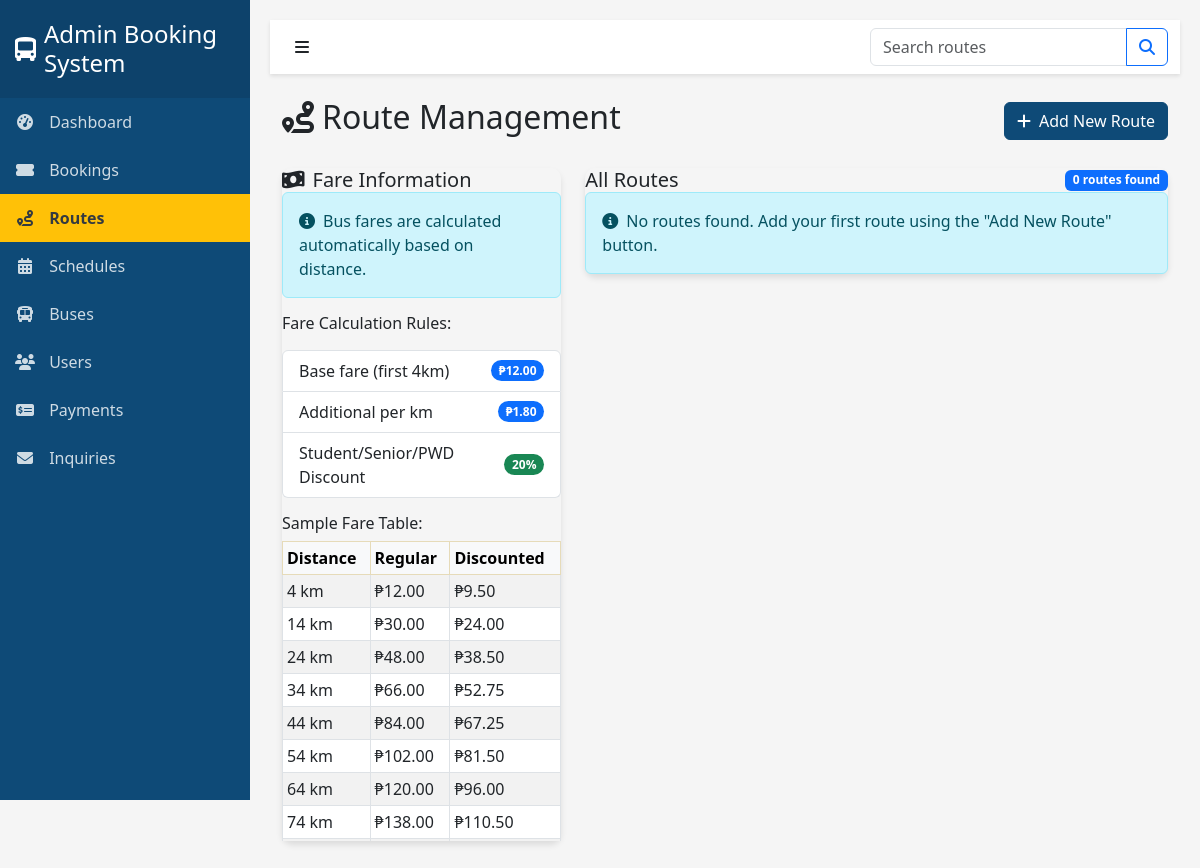
Page /admin/tabs/routes_admin.php on the earlier database version.
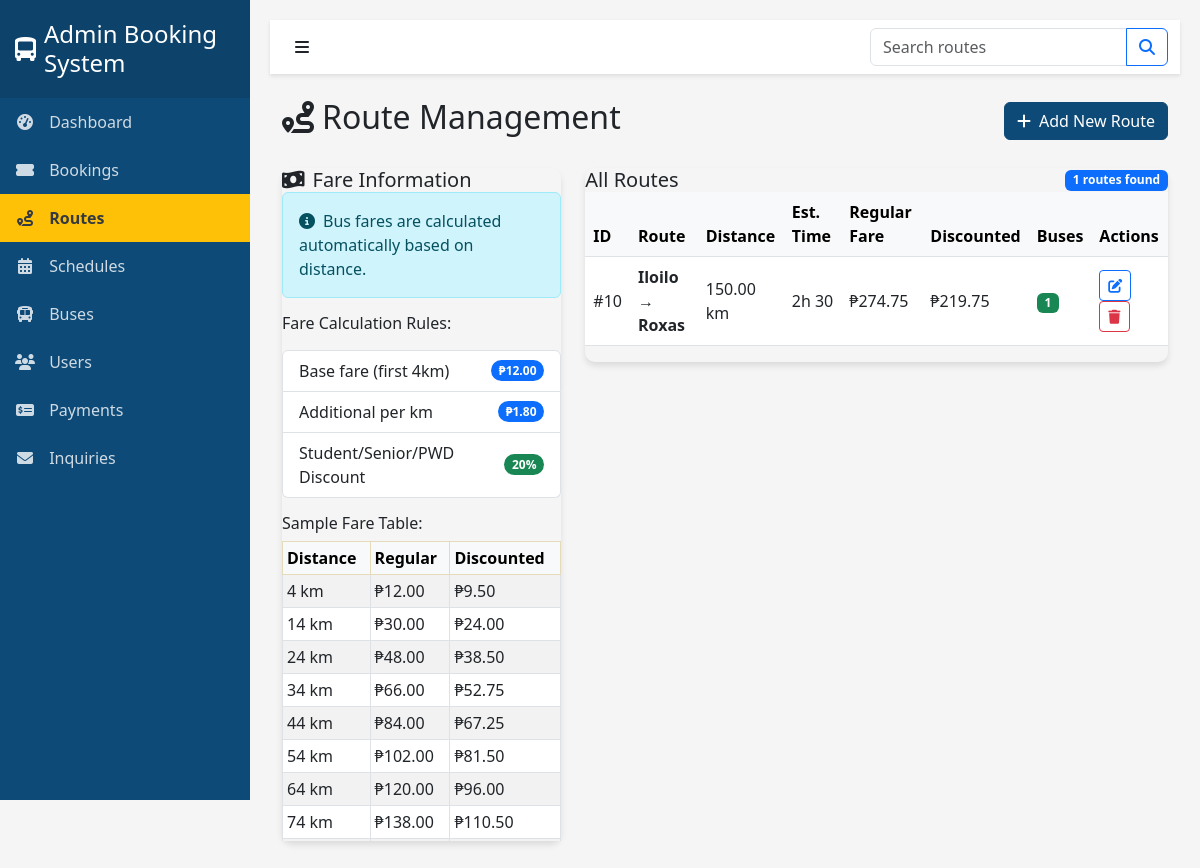
Same page on the later database version.
### tables this page shows
CREATE TABLE `routes` (
  `id` int(11) NOT NULL,
  `origin` varchar(255) NOT NULL,
  `destination` varchar(255) NOT NULL,
  `distance` decimal(10,2) NOT NULL,
  `estimated_duration` varchar(50) NOT NULL,
  `fare` decimal(10,2) NOT NULL,
  `description` text DEFAULT NULL,
  `status` enum('active','inactive') DEFAULT 'active',
  `created_at` timestamp NOT NULL DEFAULT current_timestamp(),
  `updated_at` timestamp NOT NULL DEFAULT current_timestamp() ON UPDATE current_timestamp()
);

### backend/connections/fare_calculator.php (called while the page is built)
<?php
class FareCalculator {
    private $baseFare = 12.00;
    private $ratePerKm = 1.80;
    private $discounts = [
        'student' => 20,
        'senior' => 20,
        'pwd' => 20
    ];
    public function calculateFare($distance, $passengerType = 'regular') {
        $fare = $this->baseFare;
        if ($distance > 4) {
            $additionalDistance = $distance - 4;
            $fare += $additionalDistance * $this->ratePerKm;
        }
        $fare = $this->roundToQuarter($fare);
        if (isset($this->discounts[strtolower($passengerType)])) {
            $discountPercentage = $this->discounts[strtolower($passengerType)];
            $discountAmount = $fare * ($discountPercentage / 100);
            $fare -= $discountAmount;
            $fare = $this->roundToQuarter($fare);
        }
        return $fare;
    }
    private function roundToQuarter($amount) {
        return round($amount * 4) / 4;
    }
    public function getFareRange($distance) {
        $regularFare = $this->calculateFare($distance, 'regular');
        $discountedFare = $this->calculateFare($distance, 'student');
        return [
            'min' => $discountedFare,
            'max' => $regularFare,
            'regular' => $regularFare,
            'discounted' => $discountedFare
        ];
    }
    public function getFareTable($maxDistance, $increment, $startDistance = 4) {
        $fareTable = [];
        for ($distance = $startDistance; $distance <= $maxDistance; $distance += $increment) {
            $fareRange = $this->getFareRange($distance);
            $fareTable[] = [
                'distance' => $distance,
                'regular' => $fareRange['regular'],
                'student' => $fareRange['discounted']
            ];
        }
        return $fareTable;
    }
}
?>

### admin/tabs/routes_admin.php (the view, shortened to what the changed rows need)
<?php
require_once "../../backend/connections/config.php";
require_once "../../backend/connections/fare_calculator.php";
$fareCalculator = new FareCalculator();
$routes = [];
try {
    $searchTerm = isset($_GET['search']) ? $_GET['search'] : '';
    if (!empty($searchTerm)) {
        $query = "SELECT r.*,
                  (SELECT COUNT(*) FROM buses b WHERE LOWER(b.route_name) = CONCAT(LOWER(r.origin), ' → ', LOWER(r.destination))) as bus_count
                  FROM routes r
                  WHERE r.origin LIKE ? OR r.destination LIKE ? OR CONCAT(r.origin, ' → ', r.destination) LIKE ?
                  ORDER BY r.origin, r.destination";
        $stmt = $conn->prepare($query);
        $searchParam = "%" . $searchTerm . "%";
        $stmt->bind_param("sss", $searchParam, $searchParam, $searchParam);
        $stmt->execute();
        $result = $stmt->get_result();
    } else {
        $query = "SELECT r.*,
                  (SELECT COUNT(*) FROM buses b WHERE LOWER(b.route_name) = CONCAT(LOWER(r.origin), ' → ', LOWER(r.destination))) as bus_count
                  FROM routes r
                  ORDER BY r.origin, r.destination";
        $result = $conn->query($query);
    }
    if ($result) {
        while ($row = $result->fetch_assoc()) {
            $fareRange = $fareCalculator->getFareRange($row['distance']);
            $row['calculated_regular_fare'] = $fareRange['regular'];
            $row['calculated_discounted_fare'] = $fareRange['discounted'];
            $routes[] = $row;
        }
    }
} catch (Exception $e) {
    $error_message = "Error fetching routes data: " . $e->getMessage();
}
$fareTable = $fareCalculator->getFareTable(100, 10);
?>
<!DOCTYPE html>
<html lang="en">
<head>
    <link href="https://cdn.jsdelivr.net/npm/bootstrap@5.3.0-alpha1/dist/css/bootstrap.min.css" rel="stylesheet">
    <link rel="stylesheet" href="https://cdnjs.cloudflare.com/ajax/libs/font-awesome/6.1.1/css/all.min.css">
    <link href="../css/admin.css" rel="stylesheet">
</head>
<body>
    <div class="wrapper">
        <div class="content">
            <div class="container-fluid">
                <div class="d-flex justify-content-between align-items-center mb-4">
                    <h2><i class="fas fa-route me-2"></i>Route Management</h2>
                </div>
                <div class="row">
                    <div class="col-md-4 mb-4">
                        <div class="card1">
                            <div class="card-body">
                                <div class="fare-table-container">
                                    <table class="table table-sm table-striped table-bordered">
                                        <thead class="table-warning">
                                            <tr>
                                                <th>Distance</th>
                                                <th>Regular</th>
                                                <th>Discounted</th>
                                            </tr>
                                        </thead>
                                        <tbody>
                                            <?php foreach ($fareTable as $fare): ?>
                                            <tr>
                                                <td><?php echo $fare['distance']; ?> km</td>
                                                <td>₱<?php echo number_format($fare['regular'], 2); ?></td>
                                                <td>₱<?php echo number_format($fare['student'], 2); ?></td>
                                            </tr>
                                            <?php endforeach; ?>
                                        </tbody>
                                    </table>
                                </div>
                            </div>
                        </div>
                    </div>
                    <div class="col-md-8">
                        <div class="card1">
                            <div class="card-header">
                                <div class="d-flex justify-content-between align-items-center">
                                    <h5 class="mb-0">All Routes</h5>
                                    <span class="badge bg-primary"><?php echo count($routes); ?> routes found</span>
                                </div>
                            </div>
                            <div class="card-body">
                                <?php if (count($routes) > 0): ?>
                                <div class="table-responsive">
                                    <table class="table table-hover align-middle">
                                        <thead>
                                            <tr>
                                                <th>ID</th>
                                                <th>Route</th>
                                                <th>Distance</th>
                                                <th>Est. Time</th>
                                                <th>Regular Fare</th>
                                                <th>Discounted</th>
                                                <th>Buses</th>
                                                <th>Actions</th>
                                            </tr>
                                        </thead>
                                        <tbody>
                                            <?php foreach ($routes as $route): ?>
                                            <tr>
                                                <td>#<?php echo $route['id']; ?></td>
                                                <td>
                                                    <div class="fw-bold"><?php echo ucfirst(htmlspecialchars($route['origin'])); ?> → <?php echo ucfirst(htmlspecialchars($route['destination'])); ?></div>
                                                </td>
                                                <td><?php echo $route['distance']; ?> km</td>
                                                <td><?php echo htmlspecialchars($route['estimated_duration']); ?></td>
                                                <td>₱<?php echo number_format($route['calculated_regular_fare'], 2); ?></td>
                                                <td>₱<?php echo number_format($route['calculated_discounted_fare'], 2); ?></td>
                                                <td>
                                                    <?php if ($route['bus_count'] > 0): ?>
                                                    <span class="badge bg-success"><?php echo $route['bus_count']; ?></span>
                                                    <?php else: ?>
                                                    <span class="badge bg-secondary">0</span>
                                                    <?php endif; ?>
                                                </td>
                                                <td>
                                                    <div class="action-buttons">
                                                        <button type="button" class="btn btn-outline-primary btn-sm edit-route"
                                                                data-id="<?php echo $route['id']; ?>"
                                                                data-bs-toggle="modal" data-bs-target="#editRouteModal"
                                                                data-bs-origin="<?php echo htmlspecialchars($route['origin']); ?>"
                                                                data-bs-destination="<?php echo htmlspecialchars($route['destination']); ?>"
                                                                data-bs-distance="<?php echo $route['distance']; ?>"
                                                                data-bs-duration="<?php echo htmlspecialchars($route['estimated_duration']); ?>">
                                                            <i class="fas fa-edit"></i>
                                                        </button>
                                                        <button type="button" class="btn btn-outline-danger btn-sm delete-route"
                                                                data-id="<?php echo $route['id']; ?>"
                                                                data-name="<?php echo htmlspecialchars($route['origin'] . ' to ' . $route['destination']); ?>"
                                                                data-bs-toggle="modal" data-bs-target="#deleteRouteModal">
                                                            <i class="fas fa-trash"></i>
                                                        </button>
                                                    </div>
                                                </td>
                                            </tr>
                                            <?php endforeach; ?>
                                        </tbody>
                                    </table>
                                </div>
                                <?php else: ?>
                                <div class="alert alert-info">
                                    <i class="fas fa-info-circle me-2"></i>No routes found. Add your first route using the "Add New Route" button.
                                </div>
                                <?php endif; ?>
                            </div>
                        </div>
                    </div>
                </div>
            </div>
        </div>
    </div>
</body>
</html>

Differences in the rows shown:
added routes: id "10", origin "Iloilo", destination "Roxas", distance "150.00", estimated_duration "2h 30", fare "274.75", calculated_discounted_fare "219.75", bus_count "1"
Other differences:
count($routes): "0" → "1"
text no longer shown: "No routes found. Add your first route using the \"Add New Route\" button."
text now shown: "ID Route Distance Est. Time Regular Fare Discounted Buses Actions"
